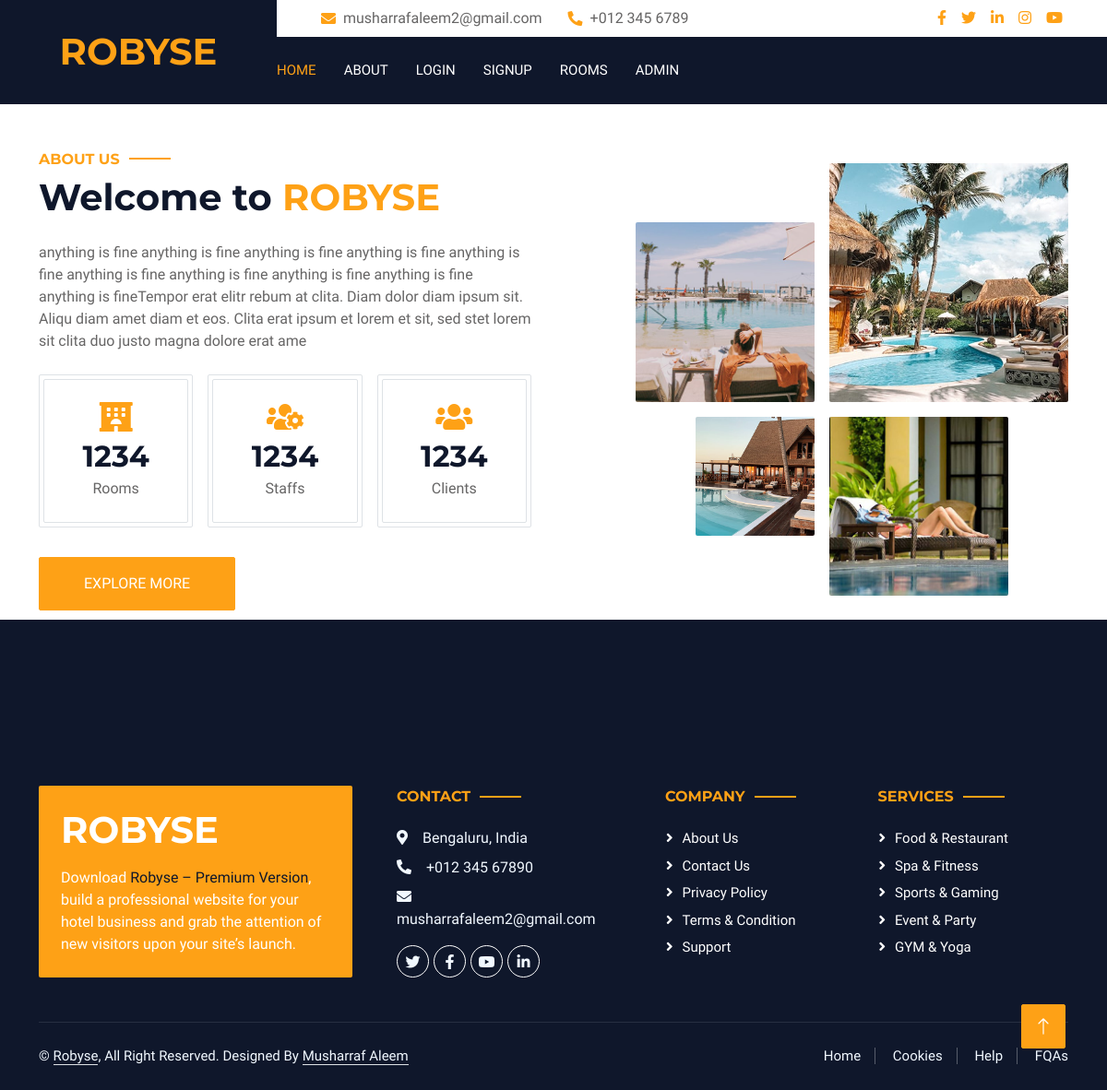
The page /about/ on the database its author committed.
### app/models.py (models this page shows)
class About(models.Model):
    sitename = models.CharField(max_length=100)
    about = models.CharField(max_length=255)

### app/views.py (the view)
# urls.py: path('about/', about , name = 'about'),
def about(request):
    obj = About.objects.all()
    d = {'obj': obj}
    return render(request, 'about.html', d)

### templates/about.html
{% extends "base1.html" %}
{% load static %}
{% block content %}
    <div class="container-xxl py-5">
        <div class="container">
            <div class="row g-5 align-items-center">
                <div class="col-lg-6">
                    {% for a in obj %}
                    <h6 class="section-title text-start text-primary text-uppercase">About Us</h6>
                    <h1 class="mb-4">Welcome to <span class="text-primary text-uppercase">{{a.sitename}}</span></h1>
                    <p class="mb-4">{{a.about}}Tempor erat elitr rebum at clita. Diam dolor diam ipsum sit. Aliqu diam amet
                        diam et eos. Clita erat ipsum et lorem et sit, sed stet lorem sit clita duo justo magna dolore erat
                        ame</p>
                    {% endfor %}
                    <div class="row g-3 pb-4">
                        <div class="col-sm-4 wow fadeIn" data-wow-delay="0.1s">
                            <div class="border rounded p-1">
                                <div class="border rounded text-center p-4">
                                    <i class="fa fa-hotel fa-2x text-primary mb-2"></i>
                                    <h2 class="mb-1" data-toggle="counter-up">1234</h2>
                                    <p class="mb-0">Rooms</p>
                                </div>
                            </div>
                        </div>
                        <div class="col-sm-4 wow fadeIn" data-wow-delay="0.3s">
                            <div class="border rounded p-1">
                                <div class="border rounded text-center p-4">
                                    <i class="fa fa-users-cog fa-2x text-primary mb-2"></i>
                                    <h2 class="mb-1" data-toggle="counter-up">1234</h2>
                                    <p class="mb-0">Staffs</p>
                                </div>
                            </div>
                        </div>
                        <div class="col-sm-4 wow fadeIn" data-wow-delay="0.5s">
                            <div class="border rounded p-1">
                                <div class="border rounded text-center p-4">
                                    <i class="fa fa-users fa-2x text-primary mb-2"></i>
                                    <h2 class="mb-1" data-toggle="counter-up">1234</h2>
                                    <p class="mb-0">Clients</p>
                                </div>
                            </div>
                        </div>
                    </div>
                    <a class="btn btn-primary py-3 px-5 mt-2" href="">Explore More</a>
                </div>
                <div class="col-lg-6">
                    <div class="row g-3">
                        <div class="col-6 text-end">
                            <img class="img-fluid rounded w-75 wow zoomIn" data-wow-delay="0.1s"
                                src="{% static 'images/about-1.jpg' %}" style="margin-top: 25%;">
                        </div>
                        <div class="col-6 text-start">
                            <img class="img-fluid rounded w-100 wow zoomIn" data-wow-delay="0.3s"
                                src="{% static 'images/about-2.jpg' %}">
                        </div>
                        <div class="col-6 text-end">
                            <img class="img-fluid rounded w-50 wow zoomIn" data-wow-delay="0.5s"
                                src="{% static 'images/about-3.jpg' %}">
                        </div>
                        <div class="col-6 text-start">
                            <img class="img-fluid rounded w-75 wow zoomIn" data-wow-delay="0.7s"
                                src="{% static 'images/about-4.jpg' %}">
                        </div>
                    </div>
                </div>
            </div>
        </div>
    </div>
    <br><br><br>
{% endblock content %}

### static/css/style.css (style rules this page uses)
:root { --primary: #FEA116; --light: #F1F8FF; --dark: #0F172B; }
.btn { font-weight: 500; text-transform: uppercase; transition: .5s; }
.btn.btn-primary, .btn.btn-secondary { color: #FFFFFF; }
.section-title { position: relative; display: inline-block; }
.section-title::before { position: absolute; content: ""; width: 45px; height: 2px; top: 50%; left: -55px; margin-top: -1px; background: var(--primary); }
.section-title::after { position: absolute; content: ""; width: 45px; height: 2px; top: 50%; right: -55px; margin-top: -1px; background: var(--primary); }
.section-title.text-start::before, .section-title.text-end::after { display: none; }

### rows shown on the page
About: sitename "ROBYSE", about "anything is fine anything is fine anything is fine anything is fine anything is fine anything is fine anything is fine anything is fine anything is fine anything is fine"
